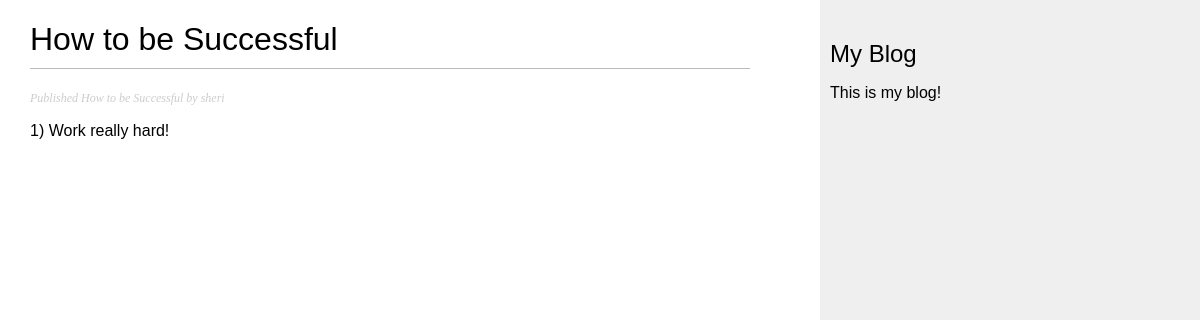
/blogApp/2023/7/18/how-to-be-successful/, run on the app's committed database.
### blogApp/models.py (models this page shows, shortened)
class Post(models.Model):
    class Status(models.TextChoices):
        DRAFT = "DF", "Draft"
        PUBLISHED = "PB", "Published"
    title = models.CharField(max_length=250)
    body = models.TextField()
    slug = models.SlugField(max_length=250, unique_for_date='published')
    author = models.ForeignKey(User, on_delete=models.CASCADE, related_name='post_author', default=None)
    created = models.DateTimeField(default=timezone.now)
    published = models.DateTimeField(auto_now_add=True)
    updated = models.DateTimeField(auto_now=True)
    status = models.CharField(max_length=2, default=Status.PUBLISHED, choices=Status.choices)
    objects = models.Manager()
    published_manager = PublishedManager()
    class Meta:
        ordering = ["-published"]
        indexes = [
                models.Index(fields=["-published"])
        ]

### blogApp/views.py (the view)
# urls.py: path('<int:year>/<int:month>/<int:day>/<slug:post>/', views.post_detail, name="post_detail")
def post_detail(request, year, month, day, post):
    post = get_object_or_404(Post, published__year=year, published__month=month, published__day=day, slug=post, status=Post.Status.PUBLISHED)
    return render(request, "blogApp/post/detail.html", {"post": post})

### blogApp/templates/blogApp/post/detail.html (shortened to what this page needs)
﻿{% extends "blogApp/base.html" %}
{% block content %}
    <h1>{{ post.title }}</h1>
    <p class="date">
        Published {{ post.title }} by {{ post.author }}
    </p>
    {{ post.body|linebreaks }}
{% endblock %}

### blogApp/static/blogApp.css (style rules this page uses)
h1 { font-weight: normal; border-bottom: 1px solid #bbb; padding: 0 0 10px 0; }
p.date { color: #ccc; font-family: georgia, serif; font-size: 12px; font-style: italic; }

### data on the page
Post: title "How to be Successful", author "sheri", body "1) Work really hard!"
